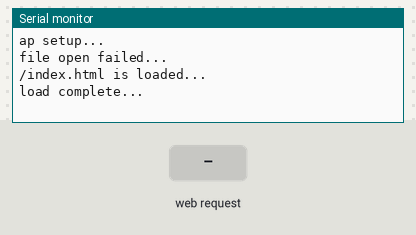
Simulated run of this sketch. Board: ESP8266 (NodeMCU). On the bench: the last lines printed to the serial monitor. The test bench sets the inputs (shaded band). Storage starts empty.

Above: at 1.2 s.
1.3 s: HTTP request GET / received
At 2.0 s:
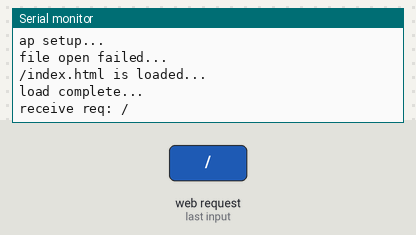
2.8 s: HTTP request GET /img1.gif received
At 3.2 s:
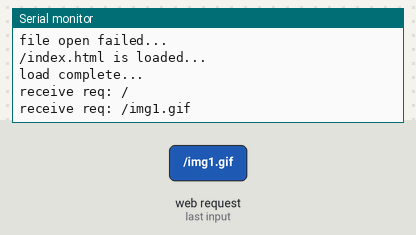

Measured:
- after the input at 1.3 s, the serial monitor: prints a new line at once (image 1)
- after the input at 2.8 s, the serial monitor: prints a new line at once (image 2)

The sketch:

testAP.ino
```cpp
// includeファイル
#include <ESP8266WiFi.h>
#include <ESP8266WebServer.h>
#include <FS.h>

// ssidとパスワードの設定
static const char *ssid = "esp8266";
static const char *pwd = "8266";

// サーバーポートの指定
ESP8266WebServer server(80);
// IPアドレス
IPAddress ip( 192, 168, 128, 21);
// サブネットマスク
IPAddress subnet( 255, 255, 255, 0 );

// htmlファイルの読み込み場所
String strIndexHtml;
// ボタンの状態管理
boolean flagGod;

// indexページ
void handleRoot() {

    Serial.println("receive req: /");
    // Postの場合、パラメータからフラグを設定
    if (server.method() == HTTP_POST) {
      String s = server.arg("FLAG");
      if (s == "1") {
        flagGod = true;
      } else {
        flagGod = false;
      }
    }
    // テンプレートのindexページ文字列をフラグによって設定
    String msg = "";
    if (!flagGod) {
      msg = "チェンジ・プライベートモード";
    } else {
       msg = "チェンジ・ビジネスモード！";
    }
    String arg1 = "${submit_msg}";
    String tmpl = "" + strIndexHtml;
    tmpl.replace(arg1, msg);
    tmpl.replace("${flag}", flagGod ? "0" : "1");
    tmpl.replace("${img}", flagGod ? "/img2.gif" : "/img1.gif");
    Serial.println(tmpl);

    // クライアントに返す
    server.send(200, "text/html", tmpl);

}

// /img1.gifハンドラ
void handleImg1() {
    Serial.println("receive req: /img1.gif");
    // リソースから読み込んで画像をかえす。
    SPIFFS.begin();
    File hogeFile = SPIFFS.open("/images.png", "r");
    // バイナリのリソースを返すならこんな感じ。
    server.streamFile(hogeFile, "image/gif");
    hogeFile.close();
}
// /img2.gifハンドラ
void handleImg2() {
    Serial.println("receive req: /img2.gif");

    // リソースから読み込んで画像をかえす。
    SPIFFS.begin();
    File hogeFile = SPIFFS.open("/images-2.png", "r");
    // バイナリのリソースを返すならこんな感じ。
    server.streamFile(hogeFile, "image/gif");
    hogeFile.close();
}

// テキストファイルを読み込み
String loadTextFile(String path) {
  String txt = "";
  String line = "";
  char c;
  File hogeFile = SPIFFS.open(path, "r");
    strIndexHtml = "";
  if (hogeFile) {
    Serial.println("file open success...");

    while (hogeFile.available()) {
      // １文字読み込み
      c = hogeFile.read();
      // 改行の場合
      if (c == '\n' || c == '\r') {
        // 行文字列の長さが１以上の場合
        if (line.length() > 0) {
          txt = txt + line + "\n";
          //Serial.println(line);
        }
        // 改行文字が来たので行文字列をクリア
        line = "";
      } else {
        // 改行文字でなければ行文字列に読み込んだ1文字を追加
        line = line + String(c);
      }
    }
    if (line.length() > 0) {
      txt = txt + line;
    }

    hogeFile.close();
  } else {
    Serial.println("file open failed...");
  }
  Serial.println(path + " is loaded...");

  return txt;
}


// リソース読み込み
void loadHtmlResource() {

  String line = "";
  char c;

  SPIFFS.begin();
//  Dir dir = SPIFFS.openDir("/");
//  while (dir.next()) {
//    Serial.print(dir.fileName());
//    File f = dir.openFile("r");
//    Serial.println(String(" ") + f.size());
//  }

  strIndexHtml = loadTextFile("/index.html");
}

/* 設定 */
void setup() {
  flagGod = false;
  Serial.begin(9600);
  WiFi.mode(WIFI_AP);
  WiFi.softAPConfig(ip, ip, subnet);
  WiFi.softAP(ssid, pwd);

  // ハンドラ設定
  server.on("/", handleRoot);
  server.on("/img1.gif", handleImg1);
  server.on("/img2.gif", handleImg2);

  server.begin();
  Serial.println("ap setup...");
  loadHtmlResource();
  Serial.println(strIndexHtml);
  Serial.println("load complete...");
}
void loop() {
  server.handleClient();
}
```
